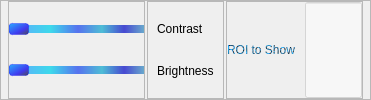
                  <widget class="QFrame" name="frame_31">
                   <property name="sizePolicy">
                    <sizepolicy hsizetype="Preferred" vsizetype="Expanding">
                     <horstretch>0</horstretch>
                     <verstretch>2</verstretch>
                    </sizepolicy>
                   </property>
                   <property name="frameShape">
                    <enum>QFrame::StyledPanel</enum>
                   </property>
                   <property name="frameShadow">
                    <enum>QFrame::Raised</enum>
                   </property>
                   <layout class="QHBoxLayout" name="horizontalLayout_9">
                    <property name="spacing">
                     <number>2</number>
                    </property>
                    <property name="leftMargin">
                     <number>7</number>
                    </property>
                    <property name="topMargin">
                     <number>0</number>
                    </property>
                    <property name="rightMargin">
                     <number>7</number>
                    </property>
                    <property name="bottomMargin">
                     <number>0</number>
                    </property>
                    <item>
                     <widget class="QFrame" name="frame_35">
                      <property name="sizePolicy">
                       <sizepolicy hsizetype="Expanding" vsizetype="Preferred">
                        <horstretch>5</horstretch>
                        <verstretch>0</verstretch>
                       </sizepolicy>
                      </property>
                      <property name="maximumSize">
                       <size>
                        <width>600</width>
                        <height>16777215</height>
                       </size>
                      </property>
                      <property name="frameShape">
                       <enum>QFrame::StyledPanel</enum>
                      </property>
                      <property name="frameShadow">
                       <enum>QFrame::Raised</enum>
                      </property>
                      <layout class="QGridLayout" name="gridLayout_3">
                       <property name="leftMargin">
                        <number>0</number>
                       </property>
                       <property name="topMargin">
                        <number>0</number>
                       </property>
                       <property name="rightMargin">
                        <number>0</number>
                       </property>
                       <property name="bottomMargin">
                        <number>0</number>
                       </property>
                       <item row="1" column="0">
                        <widget class="QSlider" name="Slider_Brightness_2">
                         <property name="styleSheet">
                          <string notr="true">QSlider::groove:horizontal {
    border: None;
    height: 8px; /* the groove expands to the size of the slider by default. by giving it a height, it has a fixed size */
    background:qlineargradient(spread:pad, x1:0, y1:0, x2:1, y2:0, stop:0 rgba(102, 162, 255, 255), stop:0.306818 rgba(61, 217, 235, 255), stop:0.511364 rgba(86, 114, 238, 255), stop:0.6875 rgba(78, 189, 214, 255), stop:0.852273 rgba(71, 73, 209, 255), stop:1 rgba(105, 169, 205, 255));
    border radius:1px;
    margin: 2px 0;
}

QSlider::handle:horizontal {
    background: qlineargradient(spread:pad, x1:0, y1:0, x2:1, y2:1, stop:0 rgba(41, 168, 255, 255), stop:0.642045 rgba(64, 57, 238, 255), stop:1 rgba(78, 80, 82, 255));
    width: 18px;
    margin: -2px 0; /* handle is placed by default on the contents rect of the groove. Expand outside the groove */
    border-radius: 3px;
    border:1px solid rgba(0, 0, 255, 80);
}</string>
                         </property>
                         <property name="minimum">
                          <number>50</number>
                         </property>
                         <property name="maximum">
                          <number>2000</number>
                         </property>
                         <property name="singleStep">
                          <number>10</number>
                         </property>
                         <property name="orientation">
                          <enum>Qt::Horizontal</enum>
                         </property>
                        </widget>
                       </item>
                       <item row="0" column="0">
                        <widget class="QSlider" name="Slider_Contrast_2">
                         <property name="styleSheet">
                          <string notr="true">QSlider::groove:horizontal {
    border: None;
    height: 8px; /* the groove expands to the size of the slider by default. by giving it a height, it has a fixed size */
    background:qlineargradient(spread:pad, x1:0, y1:0, x2:1, y2:0, stop:0 rgba(102, 162, 255, 255), stop:0.306818 rgba(61, 217, 235, 255), stop:0.511364 rgba(86, 114, 238, 255), stop:0.6875 rgba(78, 189, 214, 255), stop:0.852273 rgba(71, 73, 209, 255), stop:1 rgba(105, 169, 205, 255));
    border radius:1px;
    margin: 2px 0;
}

QSlider::handle:horizontal {
    background: qlineargradient(spread:pad, x1:0, y1:0, x2:1, y2:1, stop:0 rgba(41, 168, 255, 255), stop:0.642045 rgba(64, 57, 238, 255), stop:1 rgba(78, 80, 82, 255));
    width: 18px;
    margin: -2px 0; /* handle is placed by default on the contents rect of the groove. Expand outside the groove */
    border-radius: 3px;
    border:1px solid rgba(0, 0, 255, 80);
}</string>
                         </property>
                         <property name="minimum">
                          <number>50</number>
                         </property>
                         <property name="maximum">
                          <number>2000</number>
                         </property>
                         <property name="singleStep">
                          <number>10</number>
                         </property>
                         <property name="orientation">
                          <enum>Qt::Horizontal</enum>
                         </property>
                        </widget>
                       </item>
                      </layout>
                     </widget>
                    </item>
                    <item>
                     <widget class="QFrame" name="frame_36">
                      <property name="sizePolicy">
                       <sizepolicy hsizetype="Expanding" vsizetype="Preferred">
                        <horstretch>2</horstretch>
                        <verstretch>0</verstretch>
                       </sizepolicy>
                      </property>
                      <property name="maximumSize">
                       <size>
                        <width>800</width>
                        <height>16777215</height>
                       </size>
                      </property>
                      <property name="frameShape">
                       <enum>QFrame::StyledPanel</enum>
                      </property>
                      <property name="frameShadow">
                       <enum>QFrame::Raised</enum>
                      </property>
                      <layout class="QVBoxLayout" name="verticalLayout_6">
                       <property name="leftMargin">
                        <number>9</number>
                       </property>
                       <property name="topMargin">
                        <number>9</number>
                       </property>
                       <property name="bottomMargin">
                        <number>9</number>
                       </property>
                       <item>
                        <widget class="QLabel" name="Contrast_2">
                         <property name="styleSheet">
                          <string notr="true">font: 75 bold 9pt &quot;微软雅黑&quot;;
</string>
                         </property>
                         <property name="text">
                          <string>Contrast</string>
                         </property>
                         <property name="alignment">
                          <set>Qt::AlignLeading|Qt::AlignLeft|Qt::AlignVCenter</set>
                         </property>
                        </widget>
                       </item>
                       <item>
                        <widget class="QLabel" name="Brightness_2">
                         <property name="styleSheet">
                          <string notr="true">font: 75 bold 9pt &quot;微软雅黑&quot;;
</string>
                         </property>
                         <property name="text">
                          <string>Brightness</string>
                         </property>
                         <property name="alignment">
                          <set>Qt::AlignLeading|Qt::AlignLeft|Qt::AlignVCenter</set>
                         </property>
                        </widget>
                       </item>
                      </layout>
                     </widget>
                    </item>
                    <item>
                     <widget class="QFrame" name="frame_37">
                      <property name="sizePolicy">
                       <sizepolicy hsizetype="Expanding" vsizetype="Preferred">
                        <horstretch>5</horstretch>
                        <verstretch>0</verstretch>
                       </sizepolicy>
                      </property>
                      <property name="maximumSize">
                       <size>
                        <width>600</width>
                        <height>16777215</height>
                       </size>
                      </property>
                      <property name="frameShape">
                       <enum>QFrame::StyledPanel</enum>
                      </property>
                      <property name="frameShadow">
                       <enum>QFrame::Raised</enum>
                      </property>
                      <layout class="QHBoxLayout" name="horizontalLayout_10">
                       <property name="spacing">
                        <number>10</number>
                       </property>
                       <property name="leftMargin">
                        <number>0</number>
                       </property>
                       <property name="topMargin">
                        <number>0</number>
                       </property>
                       <property name="rightMargin">
                        <number>0</number>
                       </property>
                       <property name="bottomMargin">
                        <number>0</number>
                       </property>
                       <item>
                        <widget class="QLabel" name="label_23">
                         <property name="sizePolicy">
                          <sizepolicy hsizetype="Expanding" vsizetype="Preferred">
                           <horstretch>2</horstretch>
                           <verstretch>0</verstretch>
                          </sizepolicy>
                         </property>
                         <property name="styleSheet">
                          <string notr="true">font: bold 12pt &quot;微软雅黑&quot;;
color:qradialgradient(spread:repeat, cx:0.5, cy:0.5, radius:0.077, fx:0.5, fy:0.5, stop:0 rgba(0, 149, 255, 220), stop:0.497326 rgba(0, 0, 0, 220) stop:1 rgba(0, 169, 255, 220));
</string>
                         </property>
                         <property name="text">
                          <string>ROI to Show</string>
                         </property>
                         <property name="alignment">
                          <set>Qt::AlignCenter</set>
                         </property>
                        </widget>
                       </item>
                       <item>
                        <widget class="QLineEdit" name="lineEdit_8">
                         <property name="sizePolicy">
                          <sizepolicy hsizetype="Expanding" vsizetype="Expanding">
                           <horstretch>5</horstretch>
                           <verstretch>0</verstretch>
                          </sizepolicy>
                         </property>
                         <property name="styleSheet">
                          <string notr="true">background-color:rgba(255, 255, 255, 120);
font: 10pt &quot;微软雅黑&quot;;</string>
                         </property>
                         <property name="text">
                          <string/>
                         </property>
                        </widget>
                       </item>
                      </layout>
                     </widget>
                    </item>
                   </layout>
                  </widget>
